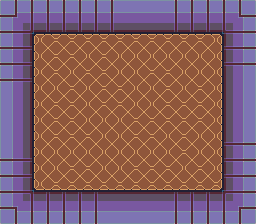

The image is a tile-based game level rendered from a .tmx file. Its description and source (layers, tilesets, objects; grid data summarised) follow:
An orthogonal 16x14 tile map with 16x16 px tiles, 2 tile layers (Tile Layer 1, collisions).

<map version="1.0" orientation="orthogonal" renderorder="right-down" width="16" height="14" tilewidth="16" tileheight="16" nextobjectid="1">
 <tileset firstgid="1" name="tiles" tilewidth="16" tileheight="16" tilecount="400">
  <image source="tiles.png" width="320" height="320" />
 </tileset>
 <layer name="Tile Layer 1" width="16" height="14">
  <data>[224 cells, 224 non-empty, 11 distinct tile ids]</data>
 </layer>
 <layer name="collisions" width="16" height="14">
  <data>[224 cells, 104 non-empty, 1 distinct tile ids]</data>
 </layer>
</map>
